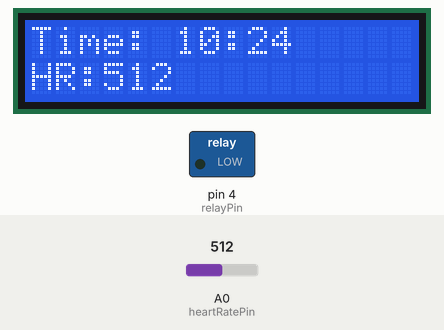
A sketch run on a simulated Arduino Uno, built with avr-gcc and run on an emulated ATmega328P. Shown: 16×2 character LCD, switched loads named in the sketch (green lamp = pin HIGH). The test bench sets the inputs (shaded band); at power-on: A0 (heartRatePin) = 512. The local clock reads 2024-03-15 10:24:30 at power-on unless the sketch sets it.

Above: at 3.2 s.
3.3 s: A0 (heartRatePin) set to 584
At 5.3 s:
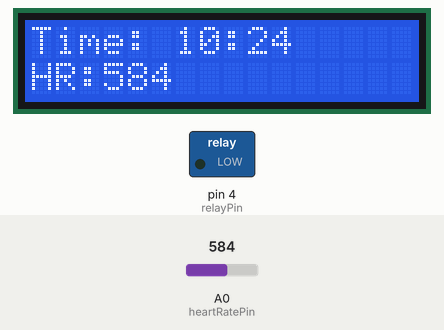
5.6 s: A0 (heartRatePin) set to 615
At 7.1 s:
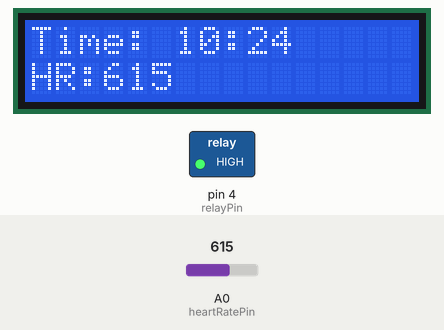
7.6 s: A0 (heartRatePin) set to 590
At 8.8 s:
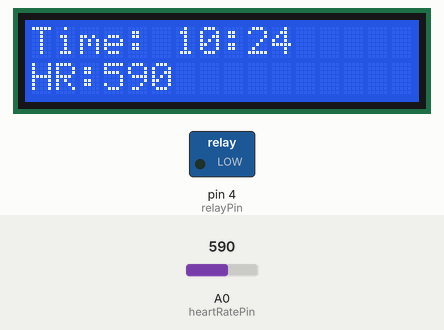
Timing chart, 0 to 10.6 s (numbered marks = the images above; inputs shaded):
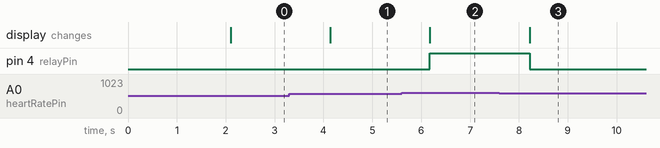

Measured:
- the behaviour switches between 600 and 601 on A0 (heartRatePin) (found by bisection; images 1 and 2)
- after the input at 3.3 s, the display: changes after 0.84 s (image 1)
- after the input at 5.6 s, pin 4 (relayPin): LOW → HIGH after 0.58 s; the display: changes after 0.58 s (image 2)
- after the input at 7.6 s, pin 4 (relayPin): HIGH → LOW after 0.62 s; the display: changes after 0.62 s (image 3)

The sketch:

RoboCare.ino
```cpp
#include <Wire.h>
#include <Adafruit_PWMServoDriver.h>
#include <RTClib.h>
#include <LiquidCrystal_I2C.h>

// Objects
Adafruit_PWMServoDriver pwm = Adafruit_PWMServoDriver();
RTC_DS3231 rtc;
LiquidCrystal_I2C lcd(0x27, 16, 2);

// Pins
const int heartRatePin = A0;
const int relayPin = 4;

void setup() {
  Serial.begin(9600);

  // LCD init
  lcd.init();
  lcd.backlight();

  // Servo Driver init
  pwm.begin();
  pwm.setPWMFreq(60);

  // RTC init
  if (!rtc.begin()) {
    Serial.println("Couldn't find RTC");
    while (1);
  }

  // Relay init
  pinMode(relayPin, OUTPUT);
  digitalWrite(relayPin, LOW);

  lcd.setCursor(0, 0);
  lcd.print("Robo_Care Start");
  delay(2000);
  lcd.clear();
}

void loop() {
  DateTime now = rtc.now();

  // Read heart rate (dummy analog)
  int heartValue = analogRead(heartRatePin);

  // Display info
  lcd.setCursor(0, 0);
  lcd.print("Time: ");
  lcd.print(now.hour());
  lcd.print(":");
  lcd.print(now.minute());

  lcd.setCursor(0, 1);
  lcd.print("HR:");
  lcd.print(heartValue);

  // Example: control fan via relay if HR too high
  if (heartValue > 600) {
    digitalWrite(relayPin, HIGH);
  } else {
    digitalWrite(relayPin, LOW);
  }

  delay(1000);
}
```
